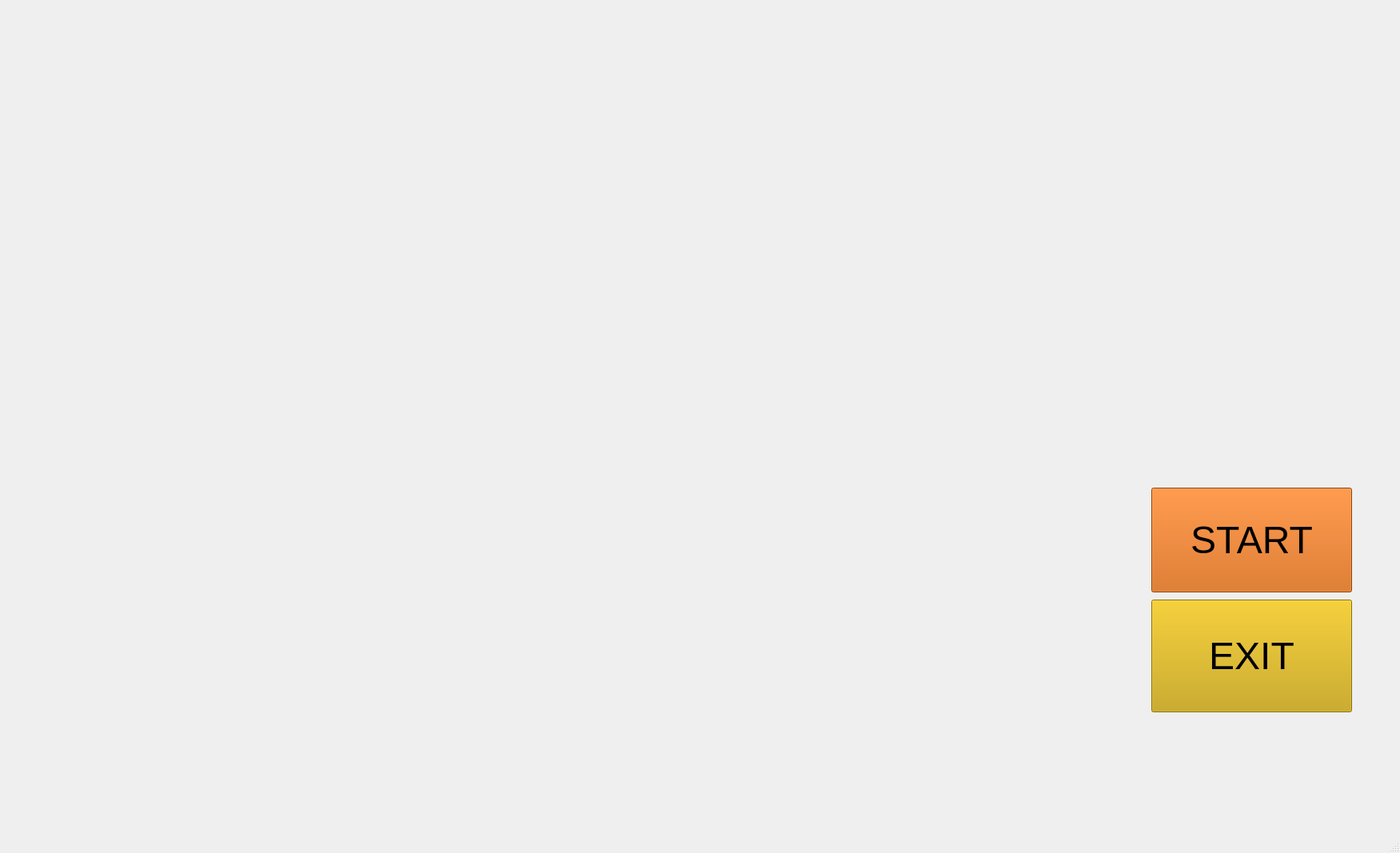
<?xml version="1.0" encoding="UTF-8"?>
<ui version="4.0">
 <class>MainWindow</class>
 <widget class="QMainWindow" name="MainWindow">
  <property name="geometry">
   <rect>
    <x>0</x>
    <y>0</y>
    <width>1751</width>
    <height>1067</height>
   </rect>
  </property>
  <property name="cursor">
   <cursorShape>ArrowCursor</cursorShape>
  </property>
  <property name="windowTitle">
   <string>MainWindow</string>
  </property>
  <widget class="QWidget" name="centralwidget">
   <widget class="QPushButton" name="start_button">
    <property name="geometry">
     <rect>
      <x>1440</x>
      <y>610</y>
      <width>251</width>
      <height>131</height>
     </rect>
    </property>
    <property name="minimumSize">
     <size>
      <width>251</width>
      <height>131</height>
     </size>
    </property>
    <property name="maximumSize">
     <size>
      <width>251</width>
      <height>131</height>
     </size>
    </property>
    <property name="palette">
     <palette>
      <active>
       <colorrole role="WindowText">
        <brush brushstyle="SolidPattern">
         <color alpha="255">
          <red>0</red>
          <green>0</green>
          <blue>0</blue>
         </color>
        </brush>
       </colorrole>
       <colorrole role="Button">
        <brush brushstyle="SolidPattern">
         <color alpha="255">
          <red>206</red>
          <green>92</green>
          <blue>0</blue>
         </color>
        </brush>
       </colorrole>
       <colorrole role="Light">
        <brush brushstyle="SolidPattern">
         <color alpha="255">
          <red>255</red>
          <green>144</green>
          <blue>54</blue>
         </color>
        </brush>
       </colorrole>
       <colorrole role="Midlight">
        <brush brushstyle="SolidPattern">
         <color alpha="255">
          <red>230</red>
          <green>118</green>
          <blue>27</blue>
         </color>
        </brush>
       </colorrole>
       <colorrole role="Dark">
        <brush brushstyle="SolidPattern">
         <color alpha="255">
          <red>103</red>
          <green>46</green>
          <blue>0</blue>
         </color>
        </brush>
       </colorrole>
       <colorrole role="Mid">
        <brush brushstyle="SolidPattern">
         <color alpha="255">
          <red>137</red>
          <green>61</green>
          <blue>0</blue>
         </color>
        </brush>
       </colorrole>
       <colorrole role="Text">
        <brush brushstyle="SolidPattern">
         <color alpha="255">
          <red>0</red>
          <green>0</green>
          <blue>0</blue>
         </color>
        </brush>
       </colorrole>
       <colorrole role="BrightText">
        <brush brushstyle="SolidPattern">
         <color alpha="255">
          <red>255</red>
          <green>255</green>
          <blue>255</blue>
         </color>
        </brush>
       </colorrole>
       <colorrole role="ButtonText">
        <brush brushstyle="SolidPattern">
         <color alpha="255">
          <red>0</red>
          <green>0</green>
          <blue>0</blue>
         </color>
        </brush>
       </colorrole>
       <colorrole role="Base">
        <brush brushstyle="SolidPattern">
         <color alpha="255">
          <red>255</red>
          <green>255</green>
          <blue>255</blue>
         </color>
        </brush>
       </colorrole>
       <colorrole role="Window">
        <brush brushstyle="SolidPattern">
         <color alpha="255">
          <red>206</red>
          <green>92</green>
          <blue>0</blue>
         </color>
        </brush>
       </colorrole>
       <colorrole role="Shadow">
        <brush brushstyle="SolidPattern">
         <color alpha="255">
          <red>0</red>
          <green>0</green>
          <blue>0</blue>
         </color>
        </brush>
       </colorrole>
       <colorrole role="AlternateBase">
        <brush brushstyle="SolidPattern">
         <color alpha="255">
          <red>230</red>
          <green>173</green>
          <blue>127</blue>
         </color>
        </brush>
       </colorrole>
       <colorrole role="ToolTipBase">
        <brush brushstyle="SolidPattern">
         <color alpha="255">
          <red>255</red>
          <green>255</green>
          <blue>220</blue>
         </color>
        </brush>
       </colorrole>
       <colorrole role="ToolTipText">
        <brush brushstyle="SolidPattern">
         <color alpha="255">
          <red>0</red>
          <green>0</green>
          <blue>0</blue>
         </color>
        </brush>
       </colorrole>
      </active>
      <inactive>
       <colorrole role="WindowText">
        <brush brushstyle="SolidPattern">
         <color alpha="255">
          <red>0</red>
          <green>0</green>
          <blue>0</blue>
         </color>
        </brush>
       </colorrole>
       <colorrole role="Button">
        <brush brushstyle="SolidPattern">
         <color alpha="255">
          <red>206</red>
          <green>92</green>
          <blue>0</blue>
         </color>
        </brush>
       </colorrole>
       <colorrole role="Light">
        <brush brushstyle="SolidPattern">
         <color alpha="255">
          <red>255</red>
          <green>144</green>
          <blue>54</blue>
         </color>
        </brush>
       </colorrole>
       <colorrole role="Midlight">
        <brush brushstyle="SolidPattern">
         <color alpha="255">
          <red>230</red>
          <green>118</green>
          <blue>27</blue>
         </color>
        </brush>
       </colorrole>
       <colorrole role="Dark">
        <brush brushstyle="SolidPattern">
         <color alpha="255">
          <red>103</red>
          <green>46</green>
          <blue>0</blue>
         </color>
        </brush>
       </colorrole>
       <colorrole role="Mid">
        <brush brushstyle="SolidPattern">
         <color alpha="255">
          <red>137</red>
          <green>61</green>
          <blue>0</blue>
         </color>
        </brush>
       </colorrole>
       <colorrole role="Text">
        <brush brushstyle="SolidPattern">
         <color alpha="255">
          <red>0</red>
          <green>0</green>
          <blue>0</blue>
         </color>
        </brush>
       </colorrole>
       <colorrole role="BrightText">
        <brush brushstyle="SolidPattern">
         <color alpha="255">
          <red>255</red>
          <green>255</green>
          <blue>255</blue>
         </color>
        </brush>
       </colorrole>
       <colorrole role="ButtonText">
        <brush brushstyle="SolidPattern">
         <color alpha="255">
          <red>0</red>
          <green>0</green>
          <blue>0</blue>
         </color>
        </brush>
       </colorrole>
       <colorrole role="Base">
        <brush brushstyle="SolidPattern">
         <color alpha="255">
          <red>255</red>
          <green>255</green>
          <blue>255</blue>
         </color>
        </brush>
       </colorrole>
       <colorrole role="Window">
        <brush brushstyle="SolidPattern">
         <color alpha="255">
          <red>206</red>
          <green>92</green>
          <blue>0</blue>
         </color>
        </brush>
       </colorrole>
       <colorrole role="Shadow">
        <brush brushstyle="SolidPattern">
         <color alpha="255">
          <red>0</red>
          <green>0</green>
          <blue>0</blue>
         </color>
        </brush>
       </colorrole>
       <colorrole role="AlternateBase">
        <brush brushstyle="SolidPattern">
         <color alpha="255">
          <red>230</red>
          <green>173</green>
          <blue>127</blue>
         </color>
        </brush>
       </colorrole>
       <colorrole role="ToolTipBase">
        <brush brushstyle="SolidPattern">
         <color alpha="255">
          <red>255</red>
          <green>255</green>
          <blue>220</blue>
         </color>
        </brush>
       </colorrole>
       <colorrole role="ToolTipText">
        <brush brushstyle="SolidPattern">
         <color alpha="255">
          <red>0</red>
          <green>0</green>
          <blue>0</blue>
         </color>
        </brush>
       </colorrole>
      </inactive>
      <disabled>
       <colorrole role="WindowText">
        <brush brushstyle="SolidPattern">
         <color alpha="255">
          <red>103</red>
          <green>46</green>
          <blue>0</blue>
         </color>
        </brush>
       </colorrole>
       <colorrole role="Button">
        <brush brushstyle="SolidPattern">
         <color alpha="255">
          <red>206</red>
          <green>92</green>
          <blue>0</blue>
         </color>
        </brush>
       </colorrole>
       <colorrole role="Light">
        <brush brushstyle="SolidPattern">
         <color alpha="255">
          <red>255</red>
          <green>144</green>
          <blue>54</blue>
         </color>
        </brush>
       </colorrole>
       <colorrole role="Midlight">
        <brush brushstyle="SolidPattern">
         <color alpha="255">
          <red>230</red>
          <green>118</green>
          <blue>27</blue>
         </color>
        </brush>
       </colorrole>
       <colorrole role="Dark">
        <brush brushstyle="SolidPattern">
         <color alpha="255">
          <red>103</red>
          <green>46</green>
          <blue>0</blue>
         </color>
        </brush>
       </colorrole>
       <colorrole role="Mid">
        <brush brushstyle="SolidPattern">
         <color alpha="255">
          <red>137</red>
          <green>61</green>
          <blue>0</blue>
         </color>
        </brush>
       </colorrole>
       <colorrole role="Text">
        <brush brushstyle="SolidPattern">
         <color alpha="255">
          <red>103</red>
          <green>46</green>
          <blue>0</blue>
         </color>
        </brush>
       </colorrole>
       <colorrole role="BrightText">
        <brush brushstyle="SolidPattern">
         <color alpha="255">
          <red>255</red>
          <green>255</green>
          <blue>255</blue>
         </color>
        </brush>
       </colorrole>
       <colorrole role="ButtonText">
        <brush brushstyle="SolidPattern">
         <color alpha="255">
          <red>103</red>
          <green>46</green>
          <blue>0</blue>
         </color>
        </brush>
       </colorrole>
       <colorrole role="Base">
        <brush brushstyle="SolidPattern">
         <color alpha="255">
          <red>206</red>
          <green>92</green>
          <blue>0</blue>
         </color>
        </brush>
       </colorrole>
       <colorrole role="Window">
        <brush brushstyle="SolidPattern">
         <color alpha="255">
          <red>206</red>
          <green>92</green>
          <blue>0</blue>
         </color>
        </brush>
       </colorrole>
       <colorrole role="Shadow">
        <brush brushstyle="SolidPattern">
         <color alpha="255">
          <red>0</red>
          <green>0</green>
          <blue>0</blue>
         </color>
        </brush>
       </colorrole>
       <colorrole role="AlternateBase">
        <brush brushstyle="SolidPattern">
         <color alpha="255">
          <red>206</red>
          <green>92</green>
          <blue>0</blue>
         </color>
        </brush>
       </colorrole>
       <colorrole role="ToolTipBase">
        <brush brushstyle="SolidPattern">
         <color alpha="255">
          <red>255</red>
          <green>255</green>
          <blue>220</blue>
         </color>
        </brush>
       </colorrole>
       <colorrole role="ToolTipText">
        <brush brushstyle="SolidPattern">
         <color alpha="255">
          <red>0</red>
          <green>0</green>
          <blue>0</blue>
         </color>
        </brush>
       </colorrole>
      </disabled>
     </palette>
    </property>
    <property name="font">
     <font>
      <pointsize>36</pointsize>
     </font>
    </property>
    <property name="cursor">
     <cursorShape>ArrowCursor</cursorShape>
    </property>
    <property name="text">
     <string>START</string>
    </property>
   </widget>
   <widget class="QPushButton" name="exit_button">
    <property name="geometry">
     <rect>
      <x>1440</x>
      <y>750</y>
      <width>251</width>
      <height>141</height>
     </rect>
    </property>
    <property name="minimumSize">
     <size>
      <width>251</width>
      <height>141</height>
     </size>
    </property>
    <property name="maximumSize">
     <size>
      <width>251</width>
      <height>141</height>
     </size>
    </property>
    <property name="palette">
     <palette>
      <active>
       <colorrole role="WindowText">
        <brush brushstyle="SolidPattern">
         <color alpha="255">
          <red>0</red>
          <green>0</green>
          <blue>0</blue>
         </color>
        </brush>
       </colorrole>
       <colorrole role="Button">
        <brush brushstyle="SolidPattern">
         <color alpha="255">
          <red>196</red>
          <green>160</green>
          <blue>0</blue>
         </color>
        </brush>
       </colorrole>
       <colorrole role="Light">
        <brush brushstyle="SolidPattern">
         <color alpha="255">
          <red>255</red>
          <green>216</green>
          <blue>39</blue>
         </color>
        </brush>
       </colorrole>
       <colorrole role="Midlight">
        <brush brushstyle="SolidPattern">
         <color alpha="255">
          <red>225</red>
          <green>188</green>
          <blue>19</blue>
         </color>
        </brush>
       </colorrole>
       <colorrole role="Dark">
        <brush brushstyle="SolidPattern">
         <color alpha="255">
          <red>98</red>
          <green>80</green>
          <blue>0</blue>
         </color>
        </brush>
       </colorrole>
       <colorrole role="Mid">
        <brush brushstyle="SolidPattern">
         <color alpha="255">
          <red>131</red>
          <green>107</green>
          <blue>0</blue>
         </color>
        </brush>
       </colorrole>
       <colorrole role="Text">
        <brush brushstyle="SolidPattern">
         <color alpha="255">
          <red>0</red>
          <green>0</green>
          <blue>0</blue>
         </color>
        </brush>
       </colorrole>
       <colorrole role="BrightText">
        <brush brushstyle="SolidPattern">
         <color alpha="255">
          <red>255</red>
          <green>255</green>
          <blue>255</blue>
         </color>
        </brush>
       </colorrole>
       <colorrole role="ButtonText">
        <brush brushstyle="SolidPattern">
         <color alpha="255">
          <red>0</red>
          <green>0</green>
          <blue>0</blue>
         </color>
        </brush>
       </colorrole>
       <colorrole role="Base">
        <brush brushstyle="SolidPattern">
         <color alpha="255">
          <red>255</red>
          <green>255</green>
          <blue>255</blue>
         </color>
        </brush>
       </colorrole>
       <colorrole role="Window">
        <brush brushstyle="SolidPattern">
         <color alpha="255">
          <red>196</red>
          <green>160</green>
          <blue>0</blue>
         </color>
        </brush>
       </colorrole>
       <colorrole role="Shadow">
        <brush brushstyle="SolidPattern">
         <color alpha="255">
          <red>0</red>
          <green>0</green>
          <blue>0</blue>
         </color>
        </brush>
       </colorrole>
       <colorrole role="AlternateBase">
        <brush brushstyle="SolidPattern">
         <color alpha="255">
          <red>225</red>
          <green>207</green>
          <blue>127</blue>
         </color>
        </brush>
       </colorrole>
       <colorrole role="ToolTipBase">
        <brush brushstyle="SolidPattern">
         <color alpha="255">
          <red>255</red>
          <green>255</green>
          <blue>220</blue>
         </color>
        </brush>
       </colorrole>
       <colorrole role="ToolTipText">
        <brush brushstyle="SolidPattern">
         <color alpha="255">
          <red>0</red>
          <green>0</green>
          <blue>0</blue>
         </color>
        </brush>
       </colorrole>
      </active>
      <inactive>
       <colorrole role="WindowText">
        <brush brushstyle="SolidPattern">
         <color alpha="255">
          <red>0</red>
          <green>0</green>
          <blue>0</blue>
         </color>
        </brush>
       </colorrole>
       <colorrole role="Button">
        <brush brushstyle="SolidPattern">
         <color alpha="255">
          <red>196</red>
          <green>160</green>
          <blue>0</blue>
         </color>
        </brush>
       </colorrole>
       <colorrole role="Light">
        <brush brushstyle="SolidPattern">
         <color alpha="255">
          <red>255</red>
          <green>216</green>
          <blue>39</blue>
         </color>
        </brush>
       </colorrole>
       <colorrole role="Midlight">
        <brush brushstyle="SolidPattern">
         <color alpha="255">
          <red>225</red>
          <green>188</green>
          <blue>19</blue>
         </color>
        </brush>
       </colorrole>
       <colorrole role="Dark">
        <brush brushstyle="SolidPattern">
         <color alpha="255">
          <red>98</red>
          <green>80</green>
          <blue>0</blue>
         </color>
        </brush>
       </colorrole>
       <colorrole role="Mid">
        <brush brushstyle="SolidPattern">
         <color alpha="255">
          <red>131</red>
          <green>107</green>
          <blue>0</blue>
         </color>
        </brush>
       </colorrole>
       <colorrole role="Text">
        <brush brushstyle="SolidPattern">
         <color alpha="255">
          <red>0</red>
          <green>0</green>
          <blue>0</blue>
         </color>
        </brush>
       </colorrole>
       <colorrole role="BrightText">
        <brush brushstyle="SolidPattern">
         <color alpha="255">
          <red>255</red>
          <green>255</green>
          <blue>255</blue>
         </color>
        </brush>
       </colorrole>
       <colorrole role="ButtonText">
        <brush brushstyle="SolidPattern">
         <color alpha="255">
          <red>0</red>
          <green>0</green>
          <blue>0</blue>
         </color>
        </brush>
       </colorrole>
       <colorrole role="Base">
        <brush brushstyle="SolidPattern">
         <color alpha="255">
          <red>255</red>
          <green>255</green>
          <blue>255</blue>
         </color>
        </brush>
       </colorrole>
       <colorrole role="Window">
        <brush brushstyle="SolidPattern">
         <color alpha="255">
          <red>196</red>
          <green>160</green>
          <blue>0</blue>
         </color>
        </brush>
       </colorrole>
       <colorrole role="Shadow">
        <brush brushstyle="SolidPattern">
         <color alpha="255">
          <red>0</red>
          <green>0</green>
          <blue>0</blue>
         </color>
        </brush>
       </colorrole>
       <colorrole role="AlternateBase">
        <brush brushstyle="SolidPattern">
         <color alpha="255">
          <red>225</red>
          <green>207</green>
          <blue>127</blue>
         </color>
        </brush>
       </colorrole>
       <colorrole role="ToolTipBase">
        <brush brushstyle="SolidPattern">
         <color alpha="255">
          <red>255</red>
          <green>255</green>
          <blue>220</blue>
         </color>
        </brush>
       </colorrole>
       <colorrole role="ToolTipText">
        <brush brushstyle="SolidPattern">
         <color alpha="255">
          <red>0</red>
          <green>0</green>
          <blue>0</blue>
         </color>
        </brush>
       </colorrole>
      </inactive>
      <disabled>
       <colorrole role="WindowText">
        <brush brushstyle="SolidPattern">
         <color alpha="255">
          <red>98</red>
          <green>80</green>
          <blue>0</blue>
         </color>
        </brush>
       </colorrole>
       <colorrole role="Button">
        <brush brushstyle="SolidPattern">
         <color alpha="255">
          <red>196</red>
          <green>160</green>
          <blue>0</blue>
         </color>
        </brush>
       </colorrole>
       <colorrole role="Light">
        <brush brushstyle="SolidPattern">
         <color alpha="255">
          <red>255</red>
          <green>216</green>
          <blue>39</blue>
         </color>
        </brush>
       </colorrole>
       <colorrole role="Midlight">
        <brush brushstyle="SolidPattern">
         <color alpha="255">
          <red>225</red>
          <green>188</green>
          <blue>19</blue>
         </color>
        </brush>
       </colorrole>
       <colorrole role="Dark">
        <brush brushstyle="SolidPattern">
         <color alpha="255">
          <red>98</red>
          <green>80</green>
          <blue>0</blue>
         </color>
        </brush>
       </colorrole>
       <colorrole role="Mid">
        <brush brushstyle="SolidPattern">
         <color alpha="255">
          <red>131</red>
          <green>107</green>
          <blue>0</blue>
         </color>
        </brush>
       </colorrole>
       <colorrole role="Text">
        <brush brushstyle="SolidPattern">
         <color alpha="255">
          <red>98</red>
          <green>80</green>
          <blue>0</blue>
         </color>
        </brush>
       </colorrole>
       <colorrole role="BrightText">
        <brush brushstyle="SolidPattern">
         <color alpha="255">
          <red>255</red>
          <green>255</green>
          <blue>255</blue>
         </color>
        </brush>
       </colorrole>
       <colorrole role="ButtonText">
        <brush brushstyle="SolidPattern">
         <color alpha="255">
          <red>98</red>
          <green>80</green>
          <blue>0</blue>
         </color>
        </brush>
       </colorrole>
       <colorrole role="Base">
        <brush brushstyle="SolidPattern">
         <color alpha="255">
          <red>196</red>
          <green>160</green>
          <blue>0</blue>
         </color>
        </brush>
       </colorrole>
       <colorrole role="Window">
        <brush brushstyle="SolidPattern">
         <color alpha="255">
          <red>196</red>
          <green>160</green>
          <blue>0</blue>
         </color>
        </brush>
       </colorrole>
       <colorrole role="Shadow">
        <brush brushstyle="SolidPattern">
         <color alpha="255">
          <red>0</red>
          <green>0</green>
          <blue>0</blue>
         </color>
        </brush>
       </colorrole>
       <colorrole role="AlternateBase">
        <brush brushstyle="SolidPattern">
         <color alpha="255">
          <red>196</red>
          <green>160</green>
          <blue>0</blue>
         </color>
        </brush>
       </colorrole>
       <colorrole role="ToolTipBase">
        <brush brushstyle="SolidPattern">
         <color alpha="255">
          <red>255</red>
          <green>255</green>
          <blue>220</blue>
         </color>
        </brush>
       </colorrole>
       <colorrole role="ToolTipText">
        <brush brushstyle="SolidPattern">
         <color alpha="255">
          <red>0</red>
          <green>0</green>
          <blue>0</blue>
         </color>
        </brush>
       </colorrole>
      </disabled>
     </palette>
    </property>
    <property name="font">
     <font>
      <pointsize>36</pointsize>
     </font>
    </property>
    <property name="cursor">
     <cursorShape>ArrowCursor</cursorShape>
    </property>
    <property name="text">
     <string>EXIT</string>
    </property>
   </widget>
   <widget class="QLabel" name="background">
    <property name="geometry">
     <rect>
      <x>0</x>
      <y>0</y>
      <width>1751</width>
      <height>1031</height>
     </rect>
    </property>
    <property name="text">
     <string>&lt;html&gt;&lt;head/&gt;&lt;body&gt;&lt;p&gt;&lt;img src=&quot;:/newPrefix/saiban_zabuton.png&quot;/&gt;&lt;/p&gt;&lt;/body&gt;&lt;/html&gt;</string>
    </property>
   </widget>
   <widget class="QLabel" name="omikuji">
    <property name="geometry">
     <rect>
      <x>480</x>
      <y>10</y>
      <width>741</width>
      <height>921</height>
     </rect>
    </property>
    <property name="text">
     <string>&lt;html&gt;&lt;head/&gt;&lt;body&gt;&lt;p&gt;&lt;img src=&quot;:/newPrefix/omikuji_result/1.png&quot;/&gt;&lt;/p&gt;&lt;/body&gt;&lt;/html&gt;</string>
    </property>
   </widget>
   <zorder>omikuji</zorder>
   <zorder>background</zorder>
   <zorder>start_button</zorder>
   <zorder>exit_button</zorder>
  </widget>
  <widget class="QMenuBar" name="menubar">
   <property name="geometry">
    <rect>
     <x>0</x>
     <y>0</y>
     <width>1751</width>
     <height>22</height>
    </rect>
   </property>
  </widget>
  <widget class="QStatusBar" name="statusbar"/>
 </widget>
 <resources/>
 <connections/>
</ui>
